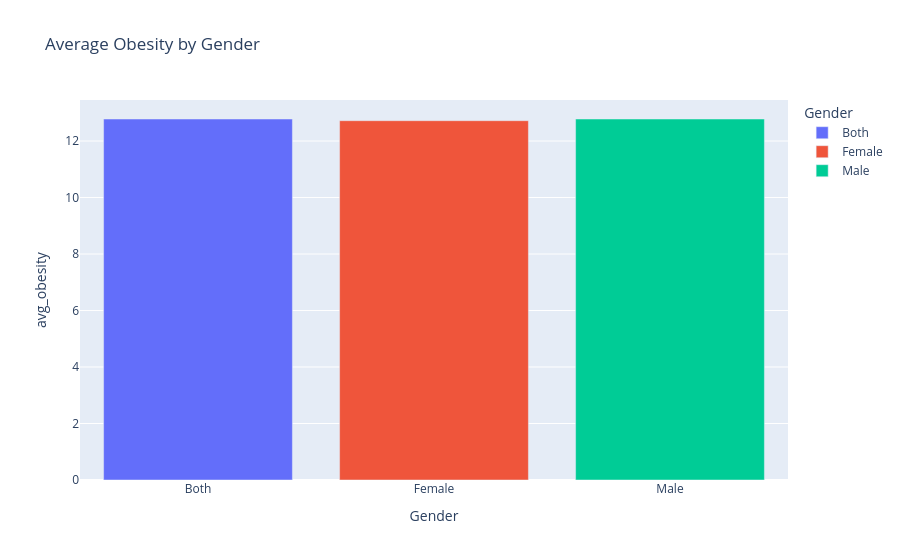

Source (notebook cell):
### Code cell
fig = px.bar(
    df,
    x="Gender",
    y="avg_obesity",
    title="Average Obesity by Gender",
    color="Gender"
)
fig.show()

### Figure 1 — Plotly figure (JSON) as saved in the notebook; plotly's stock layout.template omitted (floating-point values rounded to 4 significant figures)
{"data": [{"hovertemplate": "Gender=%{x}<br>avg_obesity=%{y}<extra></extra>", "legendgroup": "Both", "marker": {"color": "#636efa", "pattern": {"shape": ""}}, "name": "Both", "orientation": "v", "showlegend": true, "textposition": "auto", "type": "bar", "x": ["Both"], "xaxis": "x", "y": [12.78], "yaxis": "y"}, {"hovertemplate": "Gender=%{x}<br>avg_obesity=%{y}<extra></extra>", "legendgroup": "Female", "marker": {"color": "#EF553B", "pattern": {"shape": ""}}, "name": "Female", "orientation": "v", "showlegend": true, "textposition": "auto", "type": "bar", "x": ["Female"], "xaxis": "x", "y": [12.72], "yaxis": "y"}, {"hovertemplate": "Gender=%{x}<br>avg_obesity=%{y}<extra></extra>", "legendgroup": "Male", "marker": {"color": "#00cc96", "pattern": {"shape": ""}}, "name": "Male", "orientation": "v", "showlegend": true, "textposition": "auto", "type": "bar", "x": ["Male"], "xaxis": "x", "y": [12.78], "yaxis": "y"}], "layout": {"barmode": "relative", "legend": {"title": {"text": "Gender"}, "tracegroupgap": 0}, "title": {"text": "Average Obesity by Gender"}, "xaxis": {"anchor": "y", "categoryarray": ["Both", "Female", "Male"], "categoryorder": "array", "domain": [0, 1], "title": {"text": "Gender"}}, "yaxis": {"anchor": "x", "domain": [0, 1], "title": {"text": "avg_obesity"}}}}
